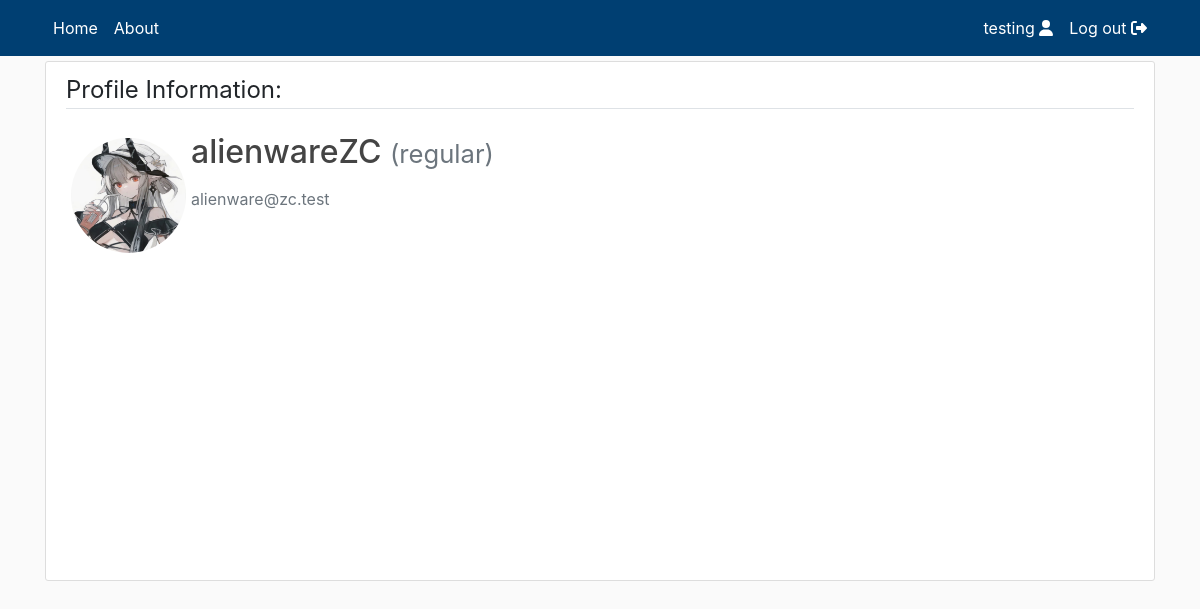
/profile/alienwareZC (signed in), run on the app's committed database.
### users/models.py (models this page shows, shortened)
class CustomUser(AbstractUser):
    def image_upload_to(self, instance=None):
        if instance:
            return os.path.join('Users', self.username, instance)
        return None
    STATUS = (('regular', 'regular'), ('subscriber', 'subscriber'),
              ('moderator', 'moderator'))
    email = models.EmailField(unique=True)
    status = models.CharField(max_length=100, choices=STATUS, default='regular')
    description = models.TextField('Description',
                                   max_length=600,
                                   default='',
                                   blank=True)
    image = models.ImageField(default='default/user.jpg',
                              upload_to=image_upload_to)

### users/views.py (the view, shortened to what this page needs)
# urls.py: path("profile/<username>", views.profile, name="profile"),
def profile(request, username):
    user = get_user_model().objects.filter(username=username).first()
    if user:
        form = UserUpdateForm(instance=user)
        form.fields['description'].widget.attrs = {'rows': 1}
        return render(request, 'users/profile.html', context={'form': form})
    return redirect("homepage")

### users/templates/users/profile.html (shortened to what this page needs)
{% extends "main/header.html" %} {% load crispy_forms_tags %}
{% block content %}
<div
	class="content-section col-lg-12 col-md-12 col-sm-12 tutorial-style"
	style="min-height: 65vh"
>
	<legend class="border-bottom mb-4">Profile Information:</legend>
	<form method="POST" enctype="multipart/form-data">
		<div class="media">
			{% if user.username == form.instance.username %}
			<input id="id_image" type="file" name="image" hidden />
			<label for="id_image">
				<img
					class="rounded-circle account-img profile-image"
					style="cursor: pointer"
					src="{{ form.instance.image.url }}"
					title="Upload new image"
				/>
			</label>
			{% else %}
			<img
				class="rounded-circle account-img profile-image"
				,
				src="{{ form.instance.image.url }}"
			/>
			{% endif %}
			<div class="media-body">
				<h2 class="account-heading">
					{{ form.instance.username }}
					<small class="text-muted">({{ form.instance.status }})</small>
				</h2>
				<p class="text-secondary">{{ form.instance.email }}</p>
			</div>
		</div>
	</form>
</div>
{% endblock content %}

### main/templates/main/includes/navbar.html (shortened to what this page needs)
<header class="site-header" style="margin-bottom: 5px">
	<nav class="navbar navbar-expand-md navbar-color">
		<div class="container">
			<div class="navbar-nav">
				<a class="nav-item nav-link" href="/">Home</a>
			</div>
			<div class="collapse navbar-collapse" id="navbarToggle">
				<div class="navbar-nav mr-auto">
					<a class="nav-item nav-link" href="/">About</a>
				</div>
				<div class="navbar-nav">
					{% if user.is_authenticated %}
					<a class="nav-item nav-link" href="{% url 'profile' user.username %}">
						{{user.username}} <i class="fas fa-user"></i>
					</a>
					<a class="nav-item nav-link" href="{% url 'logout' %}">
						Log out <i class="fas fa-sign-out-alt"></i>
					</a>
					{% endif %}
				</div>
			</div>
		</div>
	</nav>
</header>

### main/static/main/main.css (style rules this page uses)
:root { --footercolor: #003F72; --navbarcolor: #003F72; --btncolor: #003F72; --socialcolor: #003F72; --brightText: #ffffff; }
.navbar-color { background-color: var(--navbarcolor); }
body { background: #fafafa; }
h1, h2, h3, h4, h5, h6 { color: #444444; }
.site-header .navbar-nav .nav-link { color: var(--brightText); }
.content-section { background: #ffffff; padding: 10px 20px; border: 1px solid #dddddd; border-radius: 3px; margin-bottom: 20px; }
.profile-image { width: 125px; height: 125px; padding: 5px; }

### data on the page
CustomUser: username "testing"
CustomUser: instance.image (placeholder picture), instance.username "alienwareZC", instance.status "regular", instance.email "alienware@zc.test"
